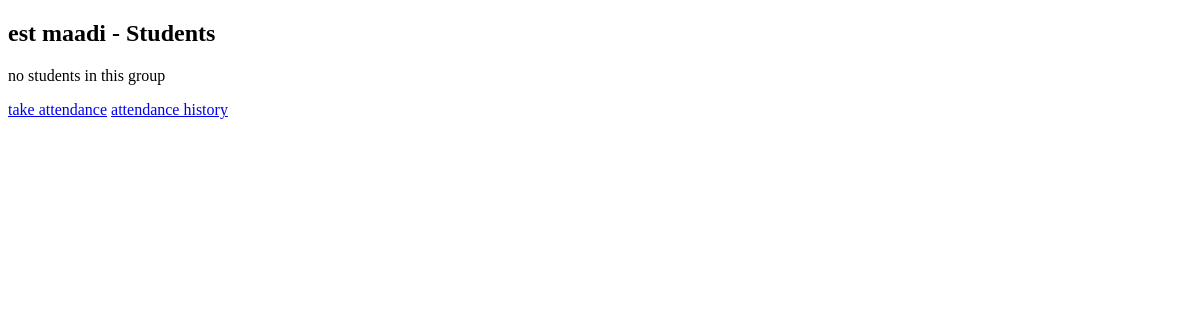
/group/1, run on an earlier commit of the app's database.
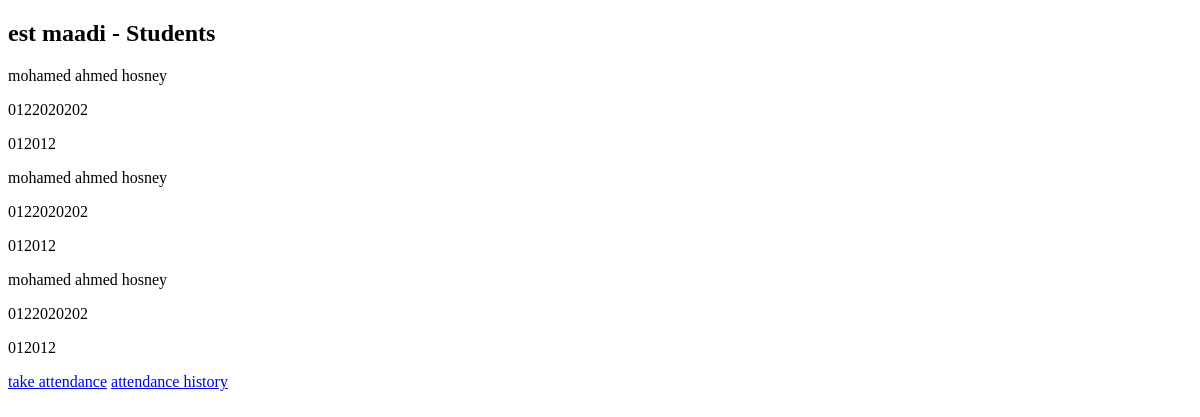
And on a later commit of the database.
### models/student_group.py (models this page shows)
class StuduentsrGoups(db.Model):
    __tablename__ = "student_group"
    student_id = db.Column(db.Integer, db.ForeignKey("student.id"), primary_key=True )
    group_id = db.Column(db.Integer, db.ForeignKey("group.id"), primary_key=True )
    student = db.relationship("Student", backref="student_group")
    group = db.relationship("Groups", backref="student_group")

### models/student.py (models this page shows)
class Student(db.Model):
    __tablename__ = "student"
    id = db.Column(db.Integer, primary_key=True)
    name = db.Column(db.String(50))
    student_num = db.Column(db.String(50))
    parent_num = db.Column(db.String(50))

### routes/groups.py (the view)
@groups.route("/group/<int:group_id>")
def group_students(group_id):
    group = Groups.query.get_or_404(group_id)
    links = StuduentsrGoups.query.filter_by(group_id=group_id).all()
    return render_template("group-students.html", group=group, links=links, name="group students")

### templates/group-students.html
 {% extends "base.html"%}
{%block body%}
<section class="recorded-page">
    <div class="recorded-header">
       <h1>{{group.name}} - Students</h1>
    </div>
</section>
<section>
    <div>
        <div>
          {% for link in links %}
          <div>
            <p>{{link.student.name}}</p>
            <p>{{link.student.student_num}}</p>
            <p>{{link.student.parent_num}}</p>
          </div>
          {% else %}
          <p>no students in this group</p>
          {% endfor %}
            <a href="{{url_for('attendance.take_attendance', group_id=group.id)}}">take attendance</a>
            <a href="{{url_for('attendance.attendance_history', group_id=group.id)}}">attendance history</a>
        </div>
    </div>
</section>
{%endblock%}

What changed in the data, as far as the page shows it:
added StuduentsrGoups: student.name "mohamed ahmed hosney", student.student_num "0122020202", student.parent_num "012012"
added StuduentsrGoups: student.name "mohamed ahmed hosney", student.student_num "0122020202", student.parent_num "012012"
added StuduentsrGoups: student.name "mohamed ahmed hosney", student.student_num "0122020202", student.parent_num "012012"
Also different on the page:
text no longer shown: "no students in this group"
